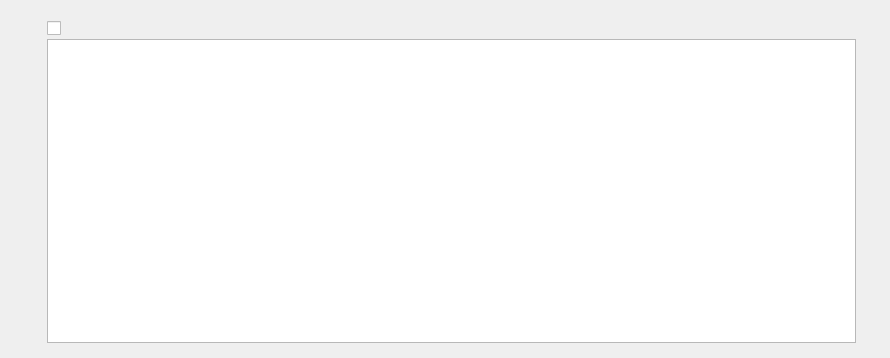
<?xml version="1.0" encoding="UTF-8"?>
<ui version="4.0">
 <class>C_SdNdeDataPoolListTableWidget</class>
 <widget class="QWidget" name="C_SdNdeDataPoolListTableWidget">
  <property name="geometry">
   <rect>
    <x>0</x>
    <y>0</y>
    <width>890</width>
    <height>358</height>
   </rect>
  </property>
  <property name="windowTitle">
   <string>Form</string>
  </property>
  <layout class="QVBoxLayout" name="verticalLayout" stretch="0,1,0">
   <property name="spacing">
    <number>0</number>
   </property>
   <property name="leftMargin">
    <number>47</number>
   </property>
   <property name="topMargin">
    <number>0</number>
   </property>
   <property name="rightMargin">
    <number>34</number>
   </property>
   <property name="bottomMargin">
    <number>0</number>
   </property>
   <item>
    <widget class="QWidget" name="pc_WidgetCRC" native="true">
     <layout class="QGridLayout" name="gridLayout" columnstretch="0,0,0,0">
      <property name="leftMargin">
       <number>0</number>
      </property>
      <property name="topMargin">
       <number>0</number>
      </property>
      <property name="rightMargin">
       <number>0</number>
      </property>
      <property name="bottomMargin">
       <number>0</number>
      </property>
      <property name="spacing">
       <number>0</number>
      </property>
      <item row="1" column="0">
       <widget class="stw_opensyde_gui_elements::C_OgeChxDefaultCheckedDisabled" name="pc_CheckBoxCRC">
        <property name="text">
         <string/>
        </property>
       </widget>
      </item>
      <item row="1" column="3">
       <spacer name="pc_HorizontalSpacer1">
        <property name="orientation">
         <enum>Qt::Horizontal</enum>
        </property>
        <property name="sizeHint" stdset="0">
         <size>
          <width>40</width>
          <height>20</height>
         </size>
        </property>
       </spacer>
      </item>
      <item row="1" column="2">
       <spacer name="horizontalSpacer">
        <property name="orientation">
         <enum>Qt::Horizontal</enum>
        </property>
        <property name="sizeHint" stdset="0">
         <size>
          <width>6</width>
          <height>20</height>
         </size>
        </property>
       </spacer>
      </item>
      <item row="0" column="0">
       <spacer name="verticalSpacer">
        <property name="orientation">
         <enum>Qt::Vertical</enum>
        </property>
        <property name="sizeHint" stdset="0">
         <size>
          <width>20</width>
          <height>19</height>
         </size>
        </property>
       </spacer>
      </item>
     </layout>
    </widget>
   </item>
   <item>
    <widget class="stw_opensyde_gui::C_SdNdeDataPoolListTableView" name="pc_TableView">
     <attribute name="horizontalHeaderStretchLastSection">
      <bool>true</bool>
     </attribute>
    </widget>
   </item>
   <item>
    <spacer name="verticalSpacer_2">
     <property name="orientation">
      <enum>Qt::Vertical</enum>
     </property>
     <property name="sizeHint" stdset="0">
      <size>
       <width>20</width>
       <height>15</height>
      </size>
     </property>
    </spacer>
   </item>
  </layout>
 </widget>
 <customwidgets>
  <customwidget>
   <class>stw_opensyde_gui::C_SdNdeDataPoolListTableView</class>
   <extends>QTableView</extends>
   <header>C_SdNdeDataPoolListTableView.h</header>
  </customwidget>
  <customwidget>
   <class>stw_opensyde_gui_elements::C_OgeChxDefaultCheckedDisabled</class>
   <extends>QCheckBox</extends>
   <header>C_OgeChxDefaultCheckedDisabled.h</header>
  </customwidget>
 </customwidgets>
 <resources/>
 <connections/>
</ui>
